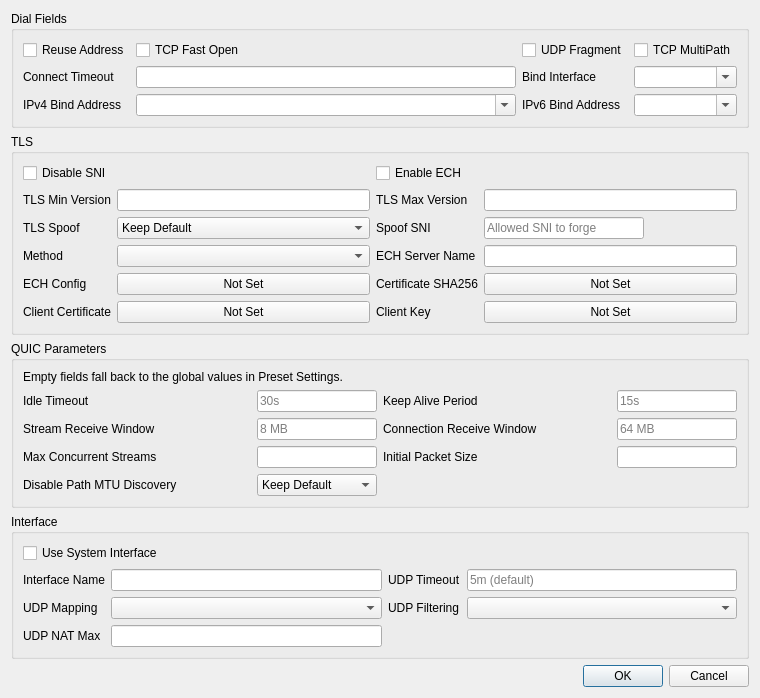
<?xml version="1.0" encoding="UTF-8"?>
<ui version="4.0">
 <class>EditAdvanced</class>
 <widget class="QDialog" name="EditAdvanced">
  <property name="geometry">
   <rect>
    <x>0</x>
    <y>0</y>
    <width>760</width>
    <height>460</height>
   </rect>
  </property>
  <property name="windowTitle">
   <string>Dialog</string>
  </property>
  <layout class="QGridLayout" name="gridLayout">
   <item row="0" column="0">
    <widget class="QGroupBox" name="dial_box">
     <property name="title">
      <string>Dial Fields</string>
     </property>
     <layout class="QGridLayout" name="gridLayout_2">      <item row="0" column="0">
       <widget class="QCheckBox" name="reuse_addr">
        <property name="text">
         <string>Reuse Address</string>
        </property>
       </widget>
      </item>
      <item row="0" column="1">
       <widget class="QCheckBox" name="tcp_fast_open">
        <property name="text">
         <string>TCP Fast Open</string>
        </property>
       </widget>
      </item>
      <item row="0" column="2">
       <widget class="QCheckBox" name="udp_fragment">
        <property name="text">
         <string>UDP Fragment</string>
        </property>
       </widget>
      </item>
      <item row="0" column="3">
       <widget class="QCheckBox" name="tcp_multipath">
        <property name="text">
         <string>TCP MultiPath</string>
        </property>
       </widget>
      </item>
      <item row="1" column="0">
       <widget class="QLabel" name="label">
        <property name="text">
         <string>Connect Timeout</string>
        </property>
        <property name="buddy">
         <cstring>connect_timeout</cstring>
        </property>
       </widget>
      </item>
      <item row="1" column="1">
       <widget class="QLineEdit" name="connect_timeout"/>
      </item>
      <item row="1" column="2">
       <widget class="QLabel" name="label_bind_ifc">
        <property name="text">
         <string>Bind Interface</string>
        </property>
        <property name="buddy">
         <cstring>bind_interface</cstring>
        </property>
       </widget>
      </item>
      <item row="1" column="3">
       <widget class="QComboBox" name="bind_interface">
        <property name="editable">
         <bool>true</bool>
        </property>
       </widget>
      </item>
      <item row="2" column="0">
       <widget class="QLabel" name="label_inet4_bind">
        <property name="text">
         <string>IPv4 Bind Address</string>
        </property>
        <property name="buddy">
         <cstring>inet4_bind_address</cstring>
        </property>
       </widget>
      </item>
      <item row="2" column="1">
       <widget class="QComboBox" name="inet4_bind_address">
        <property name="editable">
         <bool>true</bool>
        </property>
       </widget>
      </item>
      <item row="2" column="2">
       <widget class="QLabel" name="label_inet6_bind">
        <property name="text">
         <string>IPv6 Bind Address</string>
        </property>
        <property name="buddy">
         <cstring>inet6_bind_address</cstring>
        </property>
       </widget>
      </item>
      <item row="2" column="3">
       <widget class="QComboBox" name="inet6_bind_address">
        <property name="editable">
         <bool>true</bool>
        </property>
       </widget>
      </item>
</layout>
    </widget>
   </item>
   <item row="3" column="0">
    <widget class="QGroupBox" name="interface_box">
     <property name="title">
      <string>Interface</string>
     </property>
     <layout class="QGridLayout" name="interface_form">      <item row="0" column="0" colspan="4">
       <widget class="QCheckBox" name="system">
        <property name="toolTip">
         <string>&lt;html&gt;&lt;head/&gt;&lt;body&gt;&lt;p&gt;Requires privilege and cannot conflict with existing system interfaces. The internal network stack is used when disabled.&lt;/p&gt;&lt;/body&gt;&lt;/html&gt;</string>
        </property>
        <property name="text">
         <string>Use System Interface</string>
        </property>
       </widget>
      </item>
      <item row="1" column="0">
       <widget class="QLabel" name="interface_name_l">
        <property name="toolTip">
         <string>&lt;html&gt;&lt;head/&gt;&lt;body&gt;&lt;p&gt;Custom system interface name. A generated name is used by default.&lt;/p&gt;&lt;/body&gt;&lt;/html&gt;</string>
        </property>
        <property name="text">
         <string>Interface Name</string>
        </property>
        <property name="buddy">
         <cstring>interface_name</cstring>
        </property>
       </widget>
      </item>
      <item row="1" column="1">
       <widget class="QLineEdit" name="interface_name"/>
      </item>
      <item row="1" column="2">
       <widget class="QLabel" name="udp_timeout_l">
        <property name="toolTip">
         <string>&lt;html&gt;&lt;head/&gt;&lt;body&gt;&lt;p&gt;UDP NAT expiration time.&lt;/p&gt;&lt;/body&gt;&lt;/html&gt;</string>
        </property>
        <property name="text">
         <string>UDP Timeout</string>
        </property>
        <property name="buddy">
         <cstring>udp_timeout</cstring>
        </property>
       </widget>
      </item>
      <item row="1" column="3">
       <widget class="QLineEdit" name="udp_timeout">
        <property name="placeholderText">
         <string>5m (default)</string>
        </property>
       </widget>
      </item>
      <item row="2" column="0">
       <widget class="QLabel" name="udp_mapping_l">
        <property name="toolTip">
         <string>&lt;html&gt;&lt;head/&gt;&lt;body&gt;&lt;p&gt;UDP NAT mapping behavior. endpoint_independent is used by default.&lt;/p&gt;&lt;/body&gt;&lt;/html&gt;</string>
        </property>
        <property name="text">
         <string>UDP Mapping</string>
        </property>
        <property name="buddy">
         <cstring>udp_mapping</cstring>
        </property>
       </widget>
      </item>
      <item row="2" column="1">
       <widget class="QComboBox" name="udp_mapping"/>
      </item>
      <item row="2" column="2">
       <widget class="QLabel" name="udp_filtering_l">
        <property name="toolTip">
         <string>&lt;html&gt;&lt;head/&gt;&lt;body&gt;&lt;p&gt;UDP NAT filtering behavior. endpoint_independent is used by default.&lt;/p&gt;&lt;/body&gt;&lt;/html&gt;</string>
        </property>
        <property name="text">
         <string>UDP Filtering</string>
        </property>
        <property name="buddy">
         <cstring>udp_filtering</cstring>
        </property>
       </widget>
      </item>
      <item row="2" column="3">
       <widget class="QComboBox" name="udp_filtering"/>
      </item>
      <item row="3" column="0">
       <widget class="QLabel" name="udp_nat_max_l">
        <property name="toolTip">
         <string>&lt;html&gt;&lt;head/&gt;&lt;body&gt;&lt;p&gt;Maximum number of UDP NAT entries.&lt;/p&gt;&lt;/body&gt;&lt;/html&gt;</string>
        </property>
        <property name="text">
         <string>UDP NAT Max</string>
        </property>
        <property name="buddy">
         <cstring>udp_nat_max</cstring>
        </property>
       </widget>
      </item>
      <item row="3" column="1">
       <widget class="QLineEdit" name="udp_nat_max"/>
      </item>
</layout>
    </widget>
   </item>
   <item row="4" column="0">
    <widget class="QDialogButtonBox" name="buttonBox">
     <property name="orientation">
      <enum>Qt::Orientation::Horizontal</enum>
     </property>
     <property name="standardButtons">
      <set>QDialogButtonBox::StandardButton::Cancel|QDialogButtonBox::StandardButton::Ok</set>
     </property>
    </widget>
   </item>
   <item row="1" column="0">
    <widget class="QGroupBox" name="tls_box">
     <property name="title">
      <string>TLS</string>
     </property>
     <layout class="QGridLayout" name="formLayout">      <item row="0" column="0" colspan="2">
       <widget class="QCheckBox" name="disable_sni">
        <property name="text">
         <string>Disable SNI</string>
        </property>
       </widget>
      </item>
      <item row="0" column="2" colspan="2">
       <widget class="QCheckBox" name="enable_ech">
        <property name="text">
         <string>Enable ECH</string>
        </property>
       </widget>
      </item>
      <item row="1" column="0">
       <widget class="QLabel" name="label_6">
        <property name="text">
         <string>TLS Min Version</string>
        </property>
        <property name="buddy">
         <cstring>min_version</cstring>
        </property>
       </widget>
      </item>
      <item row="1" column="1">
       <widget class="QLineEdit" name="min_version"/>
      </item>
      <item row="1" column="2">
       <widget class="QLabel" name="label_7">
        <property name="text">
         <string>TLS Max Version</string>
        </property>
        <property name="buddy">
         <cstring>max_version</cstring>
        </property>
       </widget>
      </item>
      <item row="1" column="3">
       <widget class="QLineEdit" name="max_version"/>
      </item>
      <item row="2" column="0">
       <widget class="QLabel" name="tls_spoof_state_l">
        <property name="toolTip">
         <string>&lt;html&gt;&lt;head/&gt;&lt;body&gt;&lt;p&gt;Whether this profile injects a forged ClientHello. &amp;quot;Keep Default&amp;quot; follows Preset Settings, unless a Spoof SNI is set below.&lt;/p&gt;&lt;/body&gt;&lt;/html&gt;</string>
        </property>
        <property name="text">
         <string>TLS Spoof</string>
        </property>
        <property name="buddy">
         <cstring>tls_spoof_state</cstring>
        </property>
       </widget>
      </item>
      <item row="2" column="1">
       <widget class="QComboBox" name="tls_spoof_state">
        <item>
         <property name="text">
          <string>Keep Default</string>
         </property>
        </item>
        <item>
         <property name="text">
          <string>On</string>
         </property>
        </item>
        <item>
         <property name="text">
          <string>Off</string>
         </property>
        </item>
       </widget>
      </item>
      <item row="2" column="2">
       <widget class="QLabel" name="tls_spoof_l">
        <property name="toolTip">
         <string>&lt;html&gt;&lt;head/&gt;&lt;body&gt;&lt;p&gt;Inject a forged TLS ClientHello carrying this SNI before the real one, to pass SNI filtering that allows specific hostnames.&lt;/p&gt;&lt;p&gt;Client only. Requires elevated privileges (root / Administrator). Not supported on Windows ARM64. &amp;quot;wrong-timestamp&amp;quot; is not supported on macOS.&lt;/p&gt;&lt;p&gt;Leave empty to inherit the global value from Preset Settings.&lt;/p&gt;&lt;/body&gt;&lt;/html&gt;</string>
        </property>
        <property name="text">
         <string>Spoof SNI</string>
        </property>
        <property name="buddy">
         <cstring>tls_spoof</cstring>
        </property>
       </widget>
      </item>
      <item row="2" column="3">
       <widget class="QLineEdit" name="tls_spoof">
        <property name="maximumSize">
         <size>
          <width>160</width>
          <height>16777215</height>
         </size>
        </property>
        <property name="placeholderText">
         <string>Allowed SNI to forge</string>
        </property>
       </widget>
      </item>
      <item row="3" column="0">
       <widget class="QLabel" name="tls_spoof_method_l">
        <property name="text">
         <string>Method</string>
        </property>
        <property name="buddy">
         <cstring>tls_spoof_method</cstring>
        </property>
       </widget>
      </item>
      <item row="3" column="1">
       <widget class="QComboBox" name="tls_spoof_method"/>
      </item>
      <item row="3" column="2">
       <widget class="QLabel" name="label_8">
        <property name="toolTip">
         <string>&lt;html&gt;&lt;head/&gt;&lt;body&gt;&lt;h4 style=&quot; margin-top:12px; margin-bottom:12px; margin-left:0px; margin-right:0px; -qt-block-indent:0; text-indent:0px;&quot;&gt;&lt;a name=&quot;query_server_name&quot;/&gt;&lt;span style=&quot; font-size:medium; font-weight:700;&quot;&gt;q&lt;/span&gt;&lt;span style=&quot; font-size:medium; font-weight:700;&quot;&gt;uery_server_name in sing-box&lt;/span&gt;&lt;/h4&gt;&lt;/body&gt;&lt;/html&gt;</string>
        </property>
        <property name="text">
         <string>ECH Server Name</string>
        </property>
        <property name="buddy">
         <cstring>ech_server_name</cstring>
        </property>
       </widget>
      </item>
      <item row="3" column="3">
       <widget class="QLineEdit" name="ech_server_name"/>
      </item>
      <item row="4" column="0">
       <widget class="QLabel" name="label_2">
        <property name="text">
         <string>ECH Config</string>
        </property>
        <property name="buddy">
         <cstring>ech_config</cstring>
        </property>
       </widget>
      </item>
      <item row="4" column="1">
       <widget class="QPushButton" name="ech_config">
        <property name="text">
         <string>Not Set</string>
        </property>
       </widget>
      </item>
      <item row="4" column="2">
       <widget class="QLabel" name="label_3">
        <property name="text">
         <string>Certificate SHA256</string>
        </property>
        <property name="buddy">
         <cstring>cert_sha256</cstring>
        </property>
       </widget>
      </item>
      <item row="4" column="3">
       <widget class="QPushButton" name="cert_sha256">
        <property name="text">
         <string>Not Set</string>
        </property>
       </widget>
      </item>
      <item row="5" column="0">
       <widget class="QLabel" name="label_4">
        <property name="text">
         <string>Client Certificate</string>
        </property>
        <property name="buddy">
         <cstring>client_cert</cstring>
        </property>
       </widget>
      </item>
      <item row="5" column="1">
       <widget class="QPushButton" name="client_cert">
        <property name="text">
         <string>Not Set</string>
        </property>
       </widget>
      </item>
      <item row="5" column="2">
       <widget class="QLabel" name="label_5">
        <property name="text">
         <string>Client Key</string>
        </property>
        <property name="buddy">
         <cstring>client_key</cstring>
        </property>
       </widget>
      </item>
      <item row="5" column="3">
       <widget class="QPushButton" name="client_key">
        <property name="text">
         <string>Not Set</string>
        </property>
       </widget>
      </item>
</layout>
    </widget>
   </item>
   <item row="2" column="0">
    <widget class="QGroupBox" name="quic_box">
     <property name="title">
      <string>QUIC Parameters</string>
     </property>
     <layout class="QGridLayout" name="gridLayout_quic">
      <item row="0" column="0" colspan="4">
       <widget class="QLabel" name="quic_note">
        <property name="text">
         <string>Empty fields fall back to the global values in Preset Settings.</string>
        </property>
        <property name="wordWrap">
         <bool>true</bool>
        </property>
       </widget>
      </item>
      <item row="1" column="0">
       <widget class="QLabel" name="quic_idle_timeout_l">
        <property name="text">
         <string>Idle Timeout</string>
        </property>
        <property name="buddy">
         <cstring>quic_idle_timeout</cstring>
        </property>
       </widget>
      </item>
      <item row="1" column="1">
       <widget class="QLineEdit" name="quic_idle_timeout">
        <property name="maximumSize">
         <size>
          <width>120</width>
          <height>16777215</height>
         </size>
        </property>
        <property name="placeholderText">
         <string notr="true">30s</string>
        </property>
       </widget>
      </item>
      <item row="1" column="2">
       <widget class="QLabel" name="quic_keep_alive_period_l">
        <property name="text">
         <string>Keep Alive Period</string>
        </property>
        <property name="buddy">
         <cstring>quic_keep_alive_period</cstring>
        </property>
       </widget>
      </item>
      <item row="1" column="3">
       <widget class="QLineEdit" name="quic_keep_alive_period">
        <property name="maximumSize">
         <size>
          <width>120</width>
          <height>16777215</height>
         </size>
        </property>
        <property name="placeholderText">
         <string notr="true">15s</string>
        </property>
       </widget>
      </item>
      <item row="2" column="0">
       <widget class="QLabel" name="quic_stream_receive_window_l">
        <property name="text">
         <string>Stream Receive Window</string>
        </property>
        <property name="buddy">
         <cstring>quic_stream_receive_window</cstring>
        </property>
       </widget>
      </item>
      <item row="2" column="1">
       <widget class="QLineEdit" name="quic_stream_receive_window">
        <property name="maximumSize">
         <size>
          <width>120</width>
          <height>16777215</height>
         </size>
        </property>
        <property name="placeholderText">
         <string notr="true">8 MB</string>
        </property>
       </widget>
      </item>
      <item row="2" column="2">
       <widget class="QLabel" name="quic_connection_receive_window_l">
        <property name="text">
         <string>Connection Receive Window</string>
        </property>
        <property name="buddy">
         <cstring>quic_connection_receive_window</cstring>
        </property>
       </widget>
      </item>
      <item row="2" column="3">
       <widget class="QLineEdit" name="quic_connection_receive_window">
        <property name="maximumSize">
         <size>
          <width>120</width>
          <height>16777215</height>
         </size>
        </property>
        <property name="placeholderText">
         <string notr="true">64 MB</string>
        </property>
       </widget>
      </item>
      <item row="3" column="0">
       <widget class="QLabel" name="quic_max_concurrent_streams_l">
        <property name="text">
         <string>Max Concurrent Streams</string>
        </property>
        <property name="buddy">
         <cstring>quic_max_concurrent_streams</cstring>
        </property>
       </widget>
      </item>
      <item row="3" column="1">
       <widget class="QLineEdit" name="quic_max_concurrent_streams">
        <property name="maximumSize">
         <size>
          <width>120</width>
          <height>16777215</height>
         </size>
        </property>
       </widget>
      </item>
      <item row="3" column="2">
       <widget class="QLabel" name="quic_initial_packet_size_l">
        <property name="text">
         <string>Initial Packet Size</string>
        </property>
        <property name="buddy">
         <cstring>quic_initial_packet_size</cstring>
        </property>
       </widget>
      </item>
      <item row="3" column="3">
       <widget class="QLineEdit" name="quic_initial_packet_size">
        <property name="maximumSize">
         <size>
          <width>120</width>
          <height>16777215</height>
         </size>
        </property>
       </widget>
      </item>
      <item row="4" column="0">
       <widget class="QLabel" name="quic_disable_path_mtu_discovery_l">
        <property name="text">
         <string>Disable Path MTU Discovery</string>
        </property>
        <property name="buddy">
         <cstring>quic_disable_path_mtu_discovery</cstring>
        </property>
       </widget>
      </item>
      <item row="4" column="1">
       <widget class="QComboBox" name="quic_disable_path_mtu_discovery">
        <item>
         <property name="text">
          <string>Keep Default</string>
         </property>
        </item>
        <item>
         <property name="text">
          <string>On</string>
         </property>
        </item>
        <item>
         <property name="text">
          <string>Off</string>
         </property>
        </item>
       </widget>
      </item>
     </layout>
    </widget>
   </item>
  </layout>
 </widget>
 <tabstops>
  <tabstop>reuse_addr</tabstop>
  <tabstop>tcp_fast_open</tabstop>
  <tabstop>udp_fragment</tabstop>
  <tabstop>tcp_multipath</tabstop>
  <tabstop>connect_timeout</tabstop>
  <tabstop>bind_interface</tabstop>
  <tabstop>inet4_bind_address</tabstop>
  <tabstop>inet6_bind_address</tabstop>
  <tabstop>disable_sni</tabstop>
  <tabstop>enable_ech</tabstop>
  <tabstop>min_version</tabstop>
  <tabstop>max_version</tabstop>
  <tabstop>tls_spoof_state</tabstop>
  <tabstop>tls_spoof</tabstop>
  <tabstop>tls_spoof_method</tabstop>
  <tabstop>ech_server_name</tabstop>
  <tabstop>ech_config</tabstop>
  <tabstop>cert_sha256</tabstop>
  <tabstop>client_cert</tabstop>
  <tabstop>client_key</tabstop>
  <tabstop>quic_idle_timeout</tabstop>
  <tabstop>quic_keep_alive_period</tabstop>
  <tabstop>quic_stream_receive_window</tabstop>
  <tabstop>quic_connection_receive_window</tabstop>
  <tabstop>quic_max_concurrent_streams</tabstop>
  <tabstop>quic_initial_packet_size</tabstop>
  <tabstop>quic_disable_path_mtu_discovery</tabstop>
  <tabstop>system</tabstop>
  <tabstop>interface_name</tabstop>
  <tabstop>udp_timeout</tabstop>
  <tabstop>udp_mapping</tabstop>
  <tabstop>udp_filtering</tabstop>
  <tabstop>udp_nat_max</tabstop>
 </tabstops>
 <resources/>
 <connections>
  <connection>
   <sender>buttonBox</sender>
   <signal>accepted()</signal>
   <receiver>EditAdvanced</receiver>
   <slot>accept()</slot>
   <hints>
    <hint type="sourcelabel">
     <x>248</x>
     <y>254</y>
    </hint>
    <hint type="destinationlabel">
     <x>157</x>
     <y>274</y>
    </hint>
   </hints>
  </connection>
  <connection>
   <sender>buttonBox</sender>
   <signal>rejected()</signal>
   <receiver>EditAdvanced</receiver>
   <slot>reject()</slot>
   <hints>
    <hint type="sourcelabel">
     <x>316</x>
     <y>260</y>
    </hint>
    <hint type="destinationlabel">
     <x>286</x>
     <y>274</y>
    </hint>
   </hints>
  </connection>
 </connections>
</ui>
